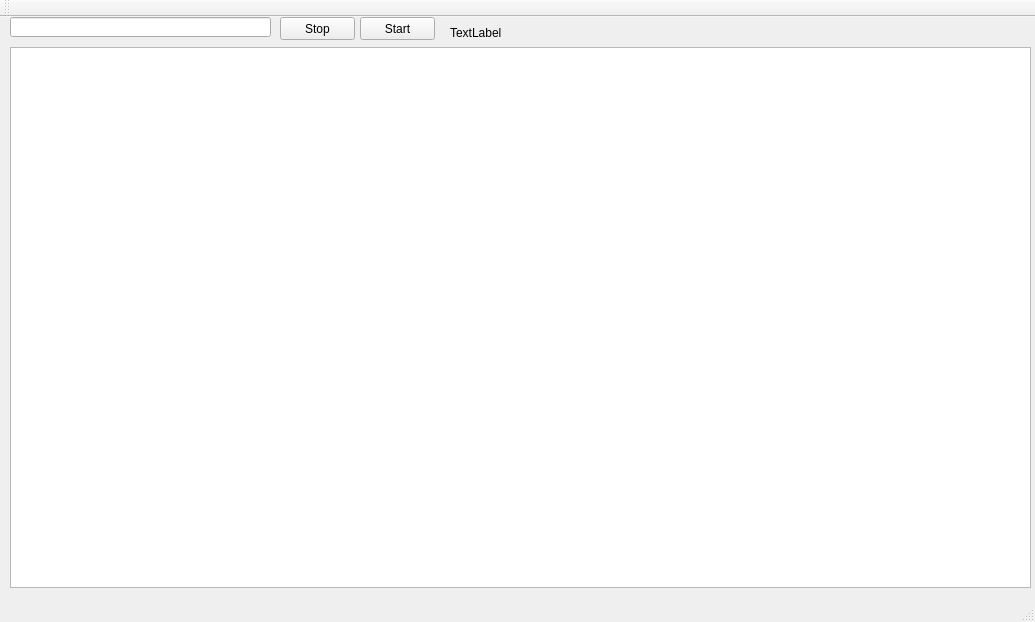
<?xml version="1.0" encoding="UTF-8"?>
<ui version="4.0">
 <class>MainWindow</class>
 <widget class="QMainWindow" name="MainWindow">
  <property name="geometry">
   <rect>
    <x>0</x>
    <y>0</y>
    <width>1035</width>
    <height>622</height>
   </rect>
  </property>
  <property name="windowTitle">
   <string>Beckhoff Explorer - Lortek S.Coop</string>
  </property>
  <widget class="QWidget" name="centralWidget">
   <widget class="QLineEdit" name="lineEdit">
    <property name="geometry">
     <rect>
      <x>10</x>
      <y>0</y>
      <width>261</width>
      <height>20</height>
     </rect>
    </property>
   </widget>
   <widget class="QPushButton" name="pushButton">
    <property name="geometry">
     <rect>
      <x>280</x>
      <y>0</y>
      <width>75</width>
      <height>23</height>
     </rect>
    </property>
    <property name="text">
     <string>Stop</string>
    </property>
   </widget>
   <widget class="QPushButton" name="pushButton_2">
    <property name="geometry">
     <rect>
      <x>360</x>
      <y>0</y>
      <width>75</width>
      <height>23</height>
     </rect>
    </property>
    <property name="text">
     <string>Start</string>
    </property>
   </widget>
   <widget class="QLabel" name="label">
    <property name="geometry">
     <rect>
      <x>450</x>
      <y>5</y>
      <width>641</width>
      <height>21</height>
     </rect>
    </property>
    <property name="text">
     <string>TextLabel</string>
    </property>
   </widget>
   <widget class="QTableWidget" name="tableWidget">
    <property name="geometry">
     <rect>
      <x>10</x>
      <y>30</y>
      <width>1021</width>
      <height>541</height>
     </rect>
    </property>
    <property name="autoFillBackground">
     <bool>false</bool>
    </property>
    <property name="sizeAdjustPolicy">
     <enum>QAbstractScrollArea::AdjustToContents</enum>
    </property>
   </widget>
  </widget>
  <widget class="QMenuBar" name="menuBar">
   <property name="geometry">
    <rect>
     <x>0</x>
     <y>0</y>
     <width>1035</width>
     <height>21</height>
    </rect>
   </property>
  </widget>
  <widget class="QToolBar" name="mainToolBar">
   <attribute name="toolBarArea">
    <enum>TopToolBarArea</enum>
   </attribute>
   <attribute name="toolBarBreak">
    <bool>false</bool>
   </attribute>
  </widget>
  <widget class="QStatusBar" name="statusBar"/>
 </widget>
 <layoutdefault spacing="6" margin="11"/>
 <resources/>
 <connections/>
</ui>
